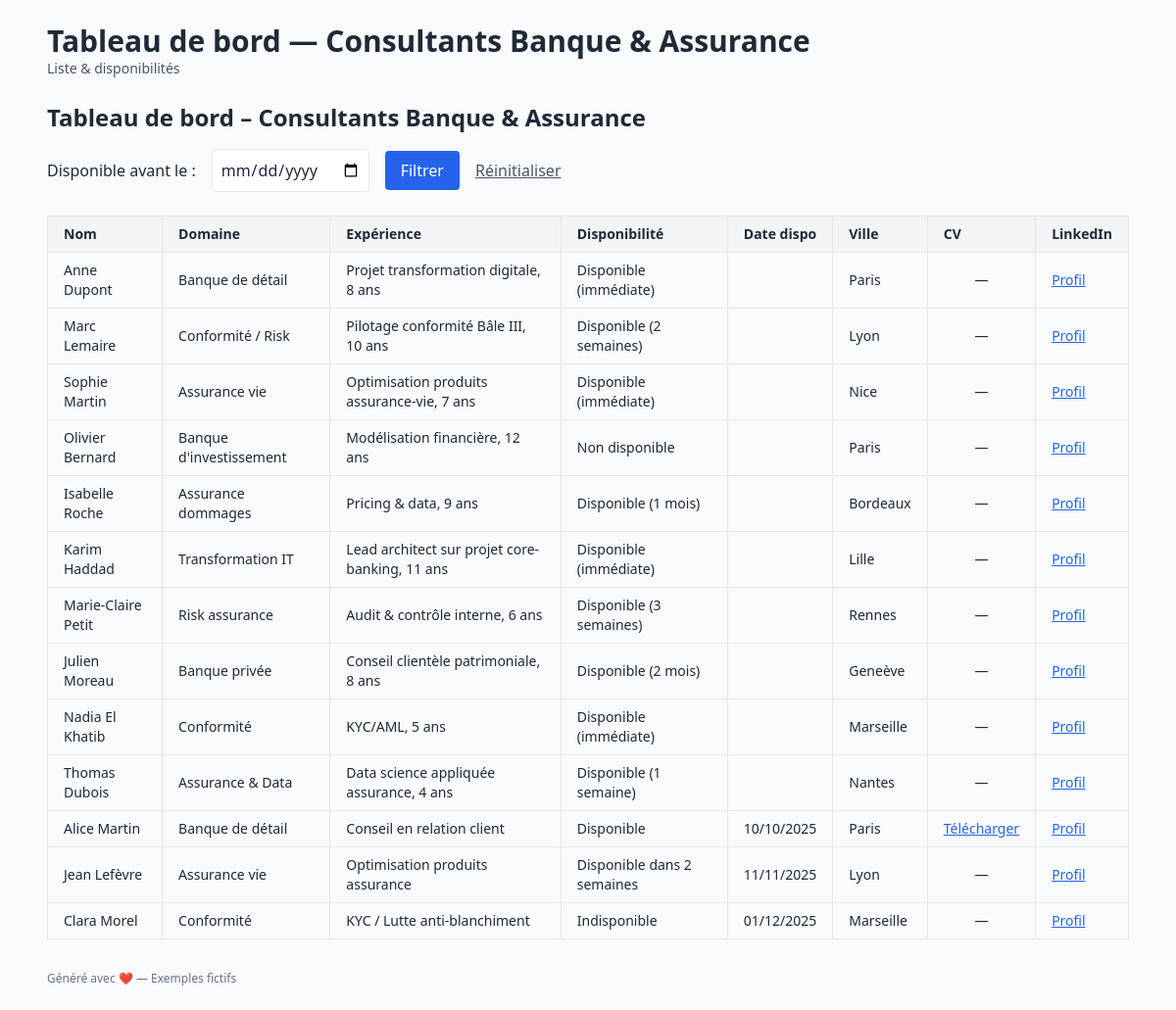
The app's page / (signed in) with its own data.
### consultants/models.py (models this page shows, shortened)
class Consultant(models.Model):
    nom = models.CharField(max_length=100)
    domaine = models.CharField(max_length=100)
    experience = models.TextField()
    disponibilite = models.CharField(max_length=100)
    disponibilite_date = models.DateField(null=True, blank=True)  # ← nouveau champ
    ville = models.CharField(max_length=100, blank=True)
    lien_linkedin = models.URLField(blank=True)
    cv = models.FileField(upload_to='cv/', null=True, blank=True)  # ← champ PDF joint

### consultants/views.py (the view)
# urls.py: path('', views.dashboard, name='dashboard'),
@login_required
def dashboard(request):
    date_filtre = request.GET.get('disponibilite_date')
    consultants = Consultant.objects.all()
    if date_filtre:
        consultants = consultants.filter(disponibilite_date__lte=date_filtre)
    return render(request, "consultants/dashboard.html", {
        "consultants": consultants,
        "date_filtre": date_filtre
    })

### consultants/templates/consultants/dashboard.html
{% extends 'consultants/base.html' %}
{% block content %}
<h2 class="text-2xl font-bold mb-4">Tableau de bord – Consultants Banque & Assurance</h2>
<form method="get" class="mb-6 flex items-center gap-4">
  <label for="disponibilite_date" class="font-medium">Disponible avant le :</label>
  <input type="date" id="disponibilite_date" name="disponibilite_date" value="{{ date_filtre }}" class="border p-2 rounded">
  <button type="submit" class="bg-blue-600 text-white px-4 py-2 rounded hover:bg-blue-700">Filtrer</button>
<a href="{% url 'dashboard' %}" class="text-gray-600 underline">Réinitialiser</a>
</form>
<table class="table-auto w-full border-collapse text-sm">
  <thead>
    <tr class="bg-gray-100 text-left">
      <th class="border px-4 py-2">Nom</th>
      <th class="border px-4 py-2">Domaine</th>
      <th class="border px-4 py-2">Expérience</th>
      <th class="border px-4 py-2">Disponibilité</th>
      <th class="border px-4 py-2">Date dispo</th>
      <th class="border px-4 py-2">Ville</th>
      <th class="border px-4 py-2">CV</th>
      <th class="border px-4 py-2">LinkedIn</th>
    </tr>
  </thead>
  <tbody>
    {% for c in consultants %}
    <tr class="hover:bg-gray-50">
      <td class="border px-4 py-2">{{ c.nom }}</td>
      <td class="border px-4 py-2">{{ c.domaine }}</td>
      <td class="border px-4 py-2">{{ c.experience }}</td>
      <td class="border px-4 py-2">{{ c.disponibilite }}</td>
      <td class="border px-4 py-2">{{ c.disponibilite_date|date:"d/m/Y" }}</td>
      <td class="border px-4 py-2">{{ c.ville }}</td>
      <td class="border px-4 py-2 text-center">
        {% if c.cv %}
          <a href="{{ c.cv.url }}" target="_blank" class="text-blue-600 underline">Télécharger</a>
        {% else %}
          —
        {% endif %}
      </td>
      <td class="border px-4 py-2"><a href="{{ c.lien_linkedin }}" target="_blank" class="text-blue-600 underline">Profil</a></td>
    </tr>
    {% endfor %}
  </tbody>
</table>
{% endblock %}

### records on screen
Consultant: nom "Anne Dupont", domaine "Banque de détail", experience "Projet transformation digitale, 8 ans", disponibilite "Disponible (immédiate)", ville "Paris"
Consultant: nom "Marc Lemaire", domaine "Conformité / Risk", experience "Pilotage conformité Bâle III, 10 ans", disponibilite "Disponible (2 semaines)", ville "Lyon"
Consultant: nom "Sophie Martin", domaine "Assurance vie", experience "Optimisation produits assurance-vie, 7 ans", disponibilite "Disponible (immédiate)", ville "Nice"
Consultant: nom "Olivier Bernard", domaine "Banque d'investissement", experience "Modélisation financière, 12 ans", disponibilite "Non disponible", ville "Paris"
Consultant: nom "Isabelle Roche", domaine "Assurance dommages", experience "Pricing & data, 9 ans", disponibilite "Disponible (1 mois)", ville "Bordeaux"
Consultant: nom "Karim Haddad", domaine "Transformation IT", experience "Lead architect sur projet core-banking, 11 ans", disponibilite "Disponible (immédiate)", ville "Lille"
Consultant: nom "Marie-Claire Petit", domaine "Risk assurance", experience "Audit & contrôle interne, 6 ans", disponibilite "Disponible (3 semaines)", ville "Rennes"
Consultant: nom "Julien Moreau", domaine "Banque privée", experience "Conseil clientèle patrimoniale, 8 ans", disponibilite "Disponible (2 mois)", ville "Geneève"
Consultant: nom "Nadia El Khatib", domaine "Conformité", experience "KYC/AML, 5 ans", disponibilite "Disponible (immédiate)", ville "Marseille"
Consultant: nom "Thomas Dubois", domaine "Assurance & Data", experience "Data science appliquée assurance, 4 ans", disponibilite "Disponible (1 semaine)", ville "Nantes"
Consultant: nom "Alice Martin", domaine "Banque de détail", experience "Conseil en relation client", disponibilite "Disponible", disponibilite_date "10/10/2025", ville "Paris"
Consultant: nom "Jean Lefèvre", domaine "Assurance vie", experience "Optimisation produits assurance", disponibilite "Disponible dans 2 semaines", disponibilite_date "11/11/2025", ville "Lyon"
Consultant: nom "Clara Morel", domaine "Conformité", experience "KYC / Lutte anti-blanchiment", disponibilite "Indisponible", disponibilite_date "01/12/2025", ville "Marseille"
